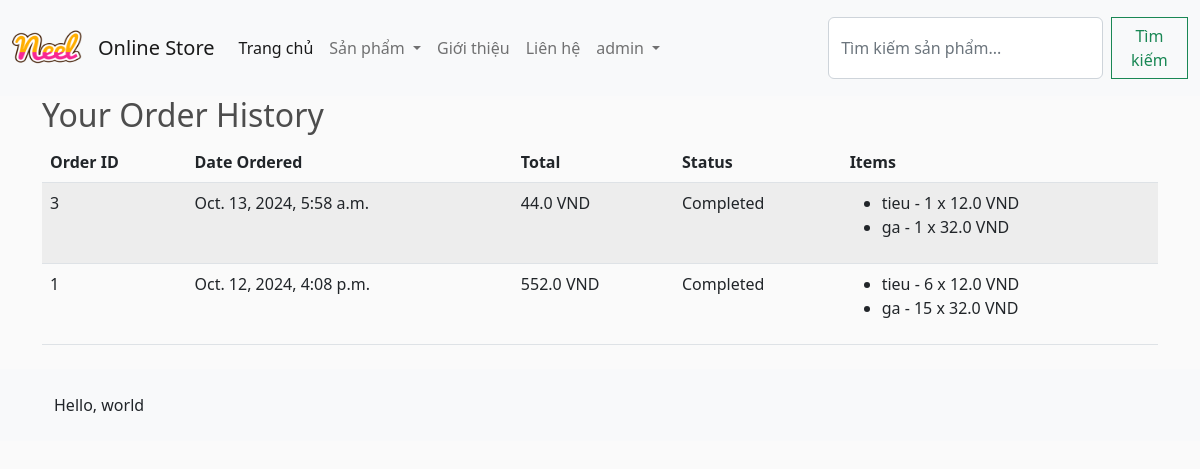
Screenshot of /order_history/ (signed in) with the database file from the repository.
### app/models.py (models this page shows, shortened)
class Order(models.Model):
    customer = models.ForeignKey(User, on_delete=models.SET_NULL, blank=True, null=True)
    date_order = models.DateTimeField(auto_now_add=True)
    complete = models.BooleanField(default=False, null=True, blank=False)
    transaction_id = models.CharField(max_length=200, null=True)
    @property
    def get_cart_total(self):
        orderitems = self.orderitem_set.all()
        total = sum([item.get_total for item in orderitems])
        return total

class OrderItem(models.Model):
    product = models.ForeignKey(Product, on_delete=models.PROTECT)
    order = models.ForeignKey(Order, on_delete=models.SET_NULL, blank=True, null=True)
    quantity = models.IntegerField(default=0, null=True, blank=True)
    date_added = models.DateTimeField(auto_now_add=True)
    @property
    def get_total(self):
        total = self.product.price * self.quantity
        return total

class Product(models.Model):
    category = models.ManyToManyField(Category, related_name="product")
    name = models.CharField(max_length=200, null=True)
    price = models.FloatField()
    digital = models.BooleanField(default=False, null=True, blank=False)
    image = models.ImageField(null=True, blank=True)  # Ensure this is present

### app/views.py (the view)
# urls.py: path("order_history/", views.order_history, name="order_history"),
def order_history(request):
    if request.user.is_authenticated:
        customer = request.user
        orders = Order.objects.filter(customer=customer, complete=True).order_by(
            "-date_order"
        )
        order_items = []
        for order in orders:
            items = order.orderitem_set.all()
            order_items.append((order, items))
    else:
        orders = []
        order_items = []
    context = {
        "orders": orders,
        "order_items": order_items,
    }
    return render(request, "app/order_history.html", context)

### app/templates/app/order_history.html
{% extends 'app/base.html' %}
{% load static %}
{% block main-content %}
<div class="container">
    <h2>Your Order History</h2>
    {% if orders %}
        <table class="table table-striped">
            <thead>
                <tr>
                    <th>Order ID</th>
                    <th>Date Ordered</th>
                    <th>Total</th>
                    <th>Status</th>
                    <th>Items</th>
                </tr>
            </thead>
            <tbody>
                {% for order in orders %}
                <tr>
                    <td>{{ order.id }}</td>
                    <td>{{ order.date_order }}</td>
                    <td>{{ order.get_cart_total }} VND</td>
                    <td>{{ order.complete|yesno:"Completed,Pending" }}</td>
                    <td>
                        <ul>
                            {% for item in order.orderitem_set.all %}
                                <li>{{ item.product.name }} - {{ item.quantity }} x {{ item.product.price }} VND</li>
                            {% endfor %}
                        </ul>
                    </td>
                </tr>
                {% endfor %}
            </tbody>
        </table>
    {% else %}
        <p>You have no orders yet.</p>
    {% endif %}
</div>
{% endblock %}

### app/templates/app/base.html (shortened to what this page needs)
{% load static %}
<!DOCTYPE html>
<html>
<head>
    <link href="https://cdn.jsdelivr.net/npm/bootstrap@5.2.3/dist/css/bootstrap.min.css" rel="stylesheet">
    <link href="{% static 'app/css/style.css' %}" rel="stylesheet">
    <link href="{% static 'app/css/owl.carousel.min.css' %}" rel="stylesheet">
    <link href="{% static 'app/css/all.min.css' %}" rel="stylesheet">
    <link href="{% static 'app/css/main.css' %}" rel="stylesheet">
</head>
<body>
  <nav class="navbar navbar-expand-lg navbar-light bg-light">
      <div class="container-fluid">
          <a class="navbar-brand" href="{% url 'home' %}">
              <img src="{% static 'app/images/Neel.png' %}" width="70" height="70" alt="Logo"/>
          </a>
          <a class="navbar-brand" href="{% url 'home' %}">Online Store</a>
          <div class="collapse navbar-collapse" id="navbarSupportedContent">
              <ul class="navbar-nav me-auto mb-2 mb-lg-0">
                  <li class="nav-item">
                      <a class="nav-link active" aria-current="page" href="{% url 'home' %}">Trang chủ</a>
                      <li class="nav-item dropdown">
                        <a class="nav-link dropdown-toggle" href="#" id="navbarDropdown" role="button" data-bs-toggle="dropdown" aria-expanded="false">
                            Sản phẩm
                        </a>
                    </li>
                  <li class="nav-item">
                      <a class="nav-link" href="#">Giới thiệu</a>
                  </li>
                  <li class="nav-item">
                      <a class="nav-link" href="#">Liên hệ</a>
                  </li>
                {% if user.is_authenticated %}
                <li class="nav-item dropdown">
                    <a class="nav-link dropdown-toggle" href="#" id="navbarDropdownUser" role="button" data-bs-toggle="dropdown" aria-expanded="false">
                        {{request.user}}
                    </a>
                </li>
                {% endif %}
              </ul>
              <form class="d-flex" method="GET" action="{% url 'search' %}">
                <input class="form-control me-2" type="search" name="q" placeholder="Tìm kiếm sản phẩm..." aria-label="Search" value="{{ request.GET.q }}">
                <button class="btn btn-outline-success" type="submit">Tìm kiếm</button>
            </form>
          </div>
      </div>
  </nav>
  <main>
      {% block main-content %}{% endblock main-content %}
  </main>
  <footer class="bg-light text-center text-lg-start mt-4">
      <div class="container p-4">
          Hello, world
      </div>
  </footer>
</body>
</html>

### app/static/app/css/main.css (style rules this page uses)
body { background-color: hsl(0, 0%, 98%); }
h1,h2,h3,h4,h5,h6 { color:hsl(0, 0%, 30%); }
.btn { border-radius: 0; }

### rows the page displays
Order: id "3", date_order "Oct. 13, 2024, 5:58 a.m.", get_cart_total "44.0", complete "Completed"
OrderItem: product.name "tieu", quantity "1", product.price "12.0"
OrderItem: product.name "ga", quantity "1", product.price "32.0"
Order: id "1", date_order "Oct. 12, 2024, 4:08 p.m.", get_cart_total "552.0", complete "Completed"
OrderItem: product.name "tieu", quantity "6", product.price "12.0"
OrderItem: product.name "ga", quantity "15", product.price "32.0"

### other values shown
{{ request.user }} "admin"
